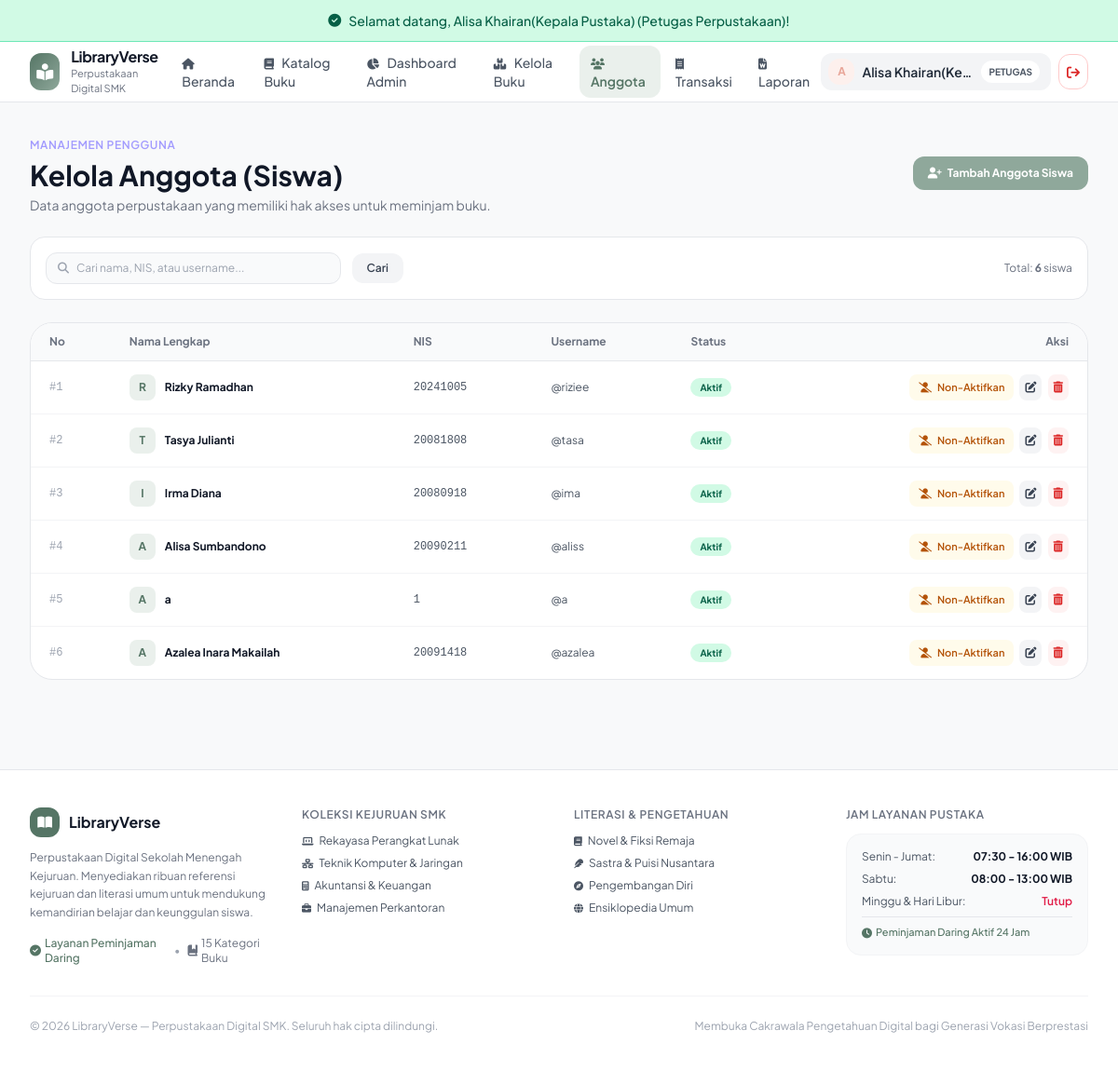
The page /index.php?c=anggota&a=index (signed in) on the database its author committed.
### tables this page shows
CREATE TABLE `pengguna` (
  `id_pengguna` int(11) NOT NULL,
  `nis` varchar(20) NOT NULL,
  `nama_lengkap` varchar(80) NOT NULL,
  `username` varchar(30) NOT NULL,
  `password` varchar(255) NOT NULL,
  `role` enum('user') NOT NULL DEFAULT 'user',
  `status` enum('Aktif','Non-Aktif') NOT NULL DEFAULT 'Aktif'
);

### controller/AnggotaController.php (called while the page is built, shortened)
<?php
class AnggotaController extends Controller {
    public function index() {
        $penggunaModel = new Pengguna();
        $search = trim($_GET['q'] ?? '');
        if (!empty($search)) {
            $db = Database::getInstance()->getConnection();
            $stmt = $db->prepare("SELECT * FROM pengguna WHERE nama_lengkap LIKE :s OR nis LIKE :s OR username LIKE :s ORDER BY id_pengguna DESC");
            $stmt->execute([':s' => "%{$search}%"]);
            $anggota = $stmt->fetchAll();
        } else {
            $anggota = $penggunaModel->getAll();
        }
        $data = [
            'pageTitle' => 'Kelola Anggota Perpustakaan (Siswa)',
            'anggota' => $anggota,
            'search' => $search
        ];
        $this->view('admin/anggota/index', $data);
    }
}
?>

### config/Database.php (called while the page is built, shortened)
<?php
class Database {
    private $host = "sql103.infinityfree.com";
    private $user = "if0_42759950";
    private $pass = "N4VhNZeZ2y";
    private $dbname = "if0_42759950_xii_rpl_1_alisa_paket4";
    private $charset = "utf8mb4";
    private static $instance = null;
    private $dbh;
    private function __construct() {
        $dsn = "mysql:host=" . $this->host . ";dbname=" . $this->dbname . ";charset=" . $this->charset;
        $options = [
            PDO::ATTR_PERSISTENT => true,
            PDO::ATTR_ERRMODE => PDO::ERRMODE_EXCEPTION,
            PDO::ATTR_DEFAULT_FETCH_MODE => PDO::FETCH_ASSOC,
            PDO::ATTR_EMULATE_PREPARES => false,
        ];
        try {
            $this->dbh = new PDO($dsn, $this->user, $this->pass, $options);
        } catch (PDOException $e) {
            $this->error = $e->getMessage();
            die("Koneksi Database Gagal: " . $this->error . "<br>Pastikan database <b>xii_rpl_1_alisa_paket4</b> sudah di-import di phpMyAdmin!");
        }
    }
    public static function getInstance() {
        if (self::$instance === null) {
            self::$instance = new self();
        }
        return self::$instance;
    }
    public function getConnection() {
        return $this->dbh;
    }
}
?>

### model/Model.php (called while the page is built, shortened)
<?php
require_once __DIR__ . '/../config/Database.php';
abstract class Model {
    protected $db;
    protected $table;
    public function __construct() {
        $this->db = Database::getInstance()->getConnection();
    }
    public function getAll() {
        $stmt = $this->db->prepare("SELECT * FROM {$this->table}");
        $stmt->execute();
        return $stmt->fetchAll();
    }
}

### view/admin/anggota/index.php (the view, shortened to what this page needs)
<div class="max-w-7xl mx-auto px-4 sm:px-6 lg:px-8 py-8 space-y-6">
    <div class="flex flex-col sm:flex-row sm:items-center justify-between gap-4">
        <div>
            <span class="text-xs font-semibold text-[#A29BFE] uppercase tracking-wider">Manajemen Pengguna</span>
            <h1 class="text-2xl sm:text-3xl font-bold text-gray-900 mt-1">Kelola Anggota (Siswa)</h1>
            <p class="text-xs sm:text-sm text-gray-500 mt-1">
                Data anggota perpustakaan yang memiliki hak akses untuk meminjam buku.
            </p>
        </div>
        <a href="index.php?c=anggota&a=tambah" class="px-4 py-2.5 rounded-xl bg-[#8FA89B] hover:bg-[#789687] text-white text-xs font-bold transition flex items-center gap-1.5 shadow-xs self-start sm:self-auto">
            <i class="fa-solid fa-user-plus"></i> Tambah Anggota Siswa
        </a>
    </div>
    <div class="bg-white rounded-2xl p-4 border border-gray-200 shadow-xs flex items-center justify-between gap-4">
        <form action="index.php" method="GET" class="flex items-center gap-3 w-full sm:w-96">
            <div class="flex-grow flex items-center px-3 py-2 rounded-xl bg-gray-50 border border-gray-200 focus-within:bg-white focus-within:border-[#8FA89B] text-xs">
                <i class="fa-solid fa-magnifying-glass text-gray-400 mr-2"></i>
                <input type="text" name="q" value="<?= htmlspecialchars($search ?? '') ?>" placeholder="Cari nama, NIS, atau username..." class="w-full bg-transparent border-none focus:outline-none">
            </div>
            <button type="submit" class="px-4 py-2 rounded-xl bg-gray-100 hover:bg-gray-200 text-gray-700 text-xs font-semibold transition shrink-0">
                Cari
            </button>
        </form>
        <span class="text-xs text-gray-500 shrink-0">Total: <strong><?= count($anggota) ?></strong> siswa</span>
    </div>
    <div class="bg-white rounded-3xl border border-gray-200 overflow-hidden shadow-xs">
        <div class="overflow-x-auto">
            <table class="w-full text-left text-xs text-gray-600">
                <thead class="bg-gray-50 text-gray-500 font-semibold border-b border-gray-200">
                    <tr>
                        <th class="px-5 py-3">No</th>
                        <th class="px-5 py-3">Nama Lengkap</th>
                        <th class="px-5 py-3">NIS</th>
                        <th class="px-5 py-3">Username</th>
                        <th class="px-5 py-3">Status</th>
                        <th class="px-5 py-3 text-right">Aksi</th>
                    </tr>
                </thead>
                <tbody class="divide-y divide-gray-100">
                    <?php if (empty($anggota)): ?>
                        <tr>
                            <td colspan="6" class="px-5 py-8 text-center text-gray-400">Tidak ada anggota yang cocok dengan pencarian.</td>
                        </tr>
                    <?php else: ?>
                        <?php $no = 1; foreach ($anggota as $u): ?>
                            <tr class="hover:bg-gray-50/50 transition">
                                <td class="px-5 py-3.5 font-mono text-gray-400">#<?= $no++ ?></td>
                                <td class="px-5 py-3.5">
                                    <div class="flex items-center gap-2.5">
                                        <div class="w-7 h-7 rounded-lg bg-[#EAF0EC] text-[#557565] flex items-center justify-center font-bold text-xs">
                                            <?= strtoupper(substr($u['nama_lengkap'], 0, 1)) ?>
                                        </div>
                                        <strong class="text-gray-900"><?= htmlspecialchars($u['nama_lengkap']) ?></strong>
                                    </div>
                                </td>
                                <td class="px-5 py-3.5 font-mono"><?= htmlspecialchars($u['nis']) ?></td>
                                <td class="px-5 py-3.5">@<?= htmlspecialchars($u['username']) ?></td>
                                <td class="px-5 py-3.5">
                                    <?php if (($u['status'] ?? 'Aktif') === 'Aktif'): ?>
                                        <span class="px-2.5 py-1 rounded-full bg-emerald-100 text-emerald-800 text-[10px] font-bold">
                                            Aktif
                                        </span>
                                    <?php else: ?>
                                        <span class="px-2.5 py-1 rounded-full bg-red-100 text-red-800 text-[10px] font-bold">
                                            Non-Aktif
                                        </span>
                                    <?php endif; ?>
                                </td>
                                <td class="px-5 py-3.5 text-right space-x-1 whitespace-nowrap">
                                    <?php if (($u['status'] ?? 'Aktif') === 'Aktif'): ?>
                                        <a href="index.php?c=anggota&a=toggleStatus&id=<?= $u['id_pengguna'] ?>"
                                           class="px-2.5 py-1.5 rounded-lg bg-amber-50 hover:bg-amber-100 text-amber-700 transition text-[11px] font-semibold inline-block"
                                           title="Non-Aktifkan Siswa"
                                           onclick="return confirm('Yakin ingin menonaktifkan siswa <?= htmlspecialchars($u['nama_lengkap']) ?>? (Akan divalidasi jika masih ada tanggungan pinjaman buku)');">
                                            <i class="fa-solid fa-user-slash mr-1"></i> Non-Aktifkan
                                        </a>
                                    <?php endif; ?>
                                    <a href="index.php?c=anggota&a=edit&id=<?= $u['id_pengguna'] ?>" class="p-1.5 rounded-lg bg-gray-100 hover:bg-gray-200 text-gray-700 transition inline-block" title="Edit Data Anggota">
                                        <i class="fa-solid fa-pen-to-square"></i>
                                    </a>
                                    <a href="index.php?c=anggota&a=hapus&id=<?= $u['id_pengguna'] ?>" onclick="return confirm('Yakin Anda akan menghapus anggota ini?\n\nCatatan: Jika siswa masih meminjam buku, sistem akan menolak penghapusan.');" class="p-1.5 rounded-lg bg-red-50 hover:bg-red-100 text-red-600 transition inline-block" title="Hapus Anggota">
                                        <i class="fa-solid fa-trash-can"></i>
                                    </a>
                                </td>
                            </tr>
                        <?php endforeach; ?>
                    <?php endif; ?>
                </tbody>
            </table>
        </div>
    </div>
</div>

### view/templates/header.php (style rules this page uses)
body { font-family: 'Plus Jakarta Sans', sans-serif; background-color: #F8F9FA; color: #2D3748; }

### rows shown on the page
pengguna: nama_lengkap "R", nama_lengkap "Rizky Ramadhan", nis "20241005", username "riziee", status "Aktif"
pengguna: nama_lengkap "T", nama_lengkap "Tasya Julianti", nis "20081808", username "tasa", status "Aktif"
pengguna: nama_lengkap "I", nama_lengkap "Irma Diana", nis "20080918", username "ima", status "Aktif"
pengguna: nama_lengkap "A", nama_lengkap "Alisa Sumbandono", nis "20090211", username "aliss", status "Aktif"
pengguna: nama_lengkap "A", nama_lengkap "a", nis "1", username "a", status "Aktif"
pengguna: nama_lengkap "A", nama_lengkap "Azalea Inara Makailah", nis "20091418", username "azalea", status "Aktif"

### other values the page prints
$flash['message'] "Selamat datang, Alisa Khairan(Kepala Pustaka) (Petugas Perpustakaan)!"
substr($userName, 0, 1) "A"
$userName "Alisa Khairan(Ke…"
count($anggota) "6"
